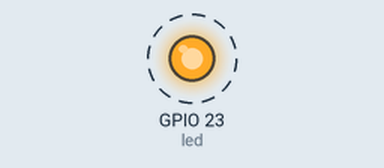
The program below on a simulated Raspberry Pi (BCM pin numbers). On the bench: output pins drawn as LEDs (lit = HIGH). Dashed ring = blinking. What the program prints to the terminal is not drawn.

Above: at 0.5 s.
Timing chart, 0 to 4.6 s (numbered marks = the images above):
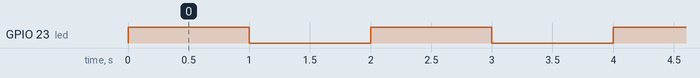

Measured:
- by itself, GPIO 23 (led): alternates HIGH for 1.0 s and LOW for 1.0 s

The program:

LED-Flash-test__1_.py
```python
from gpiozero import LED
from time import sleep

ledPin = 23
led = LED(ledPin)

try:
    while True:
        led.on()
        print("on")
        sleep(1)
        led.off()
        sleep(1)

except KeyboardInterrupt:
    led.off()
    print("off")
    
```
